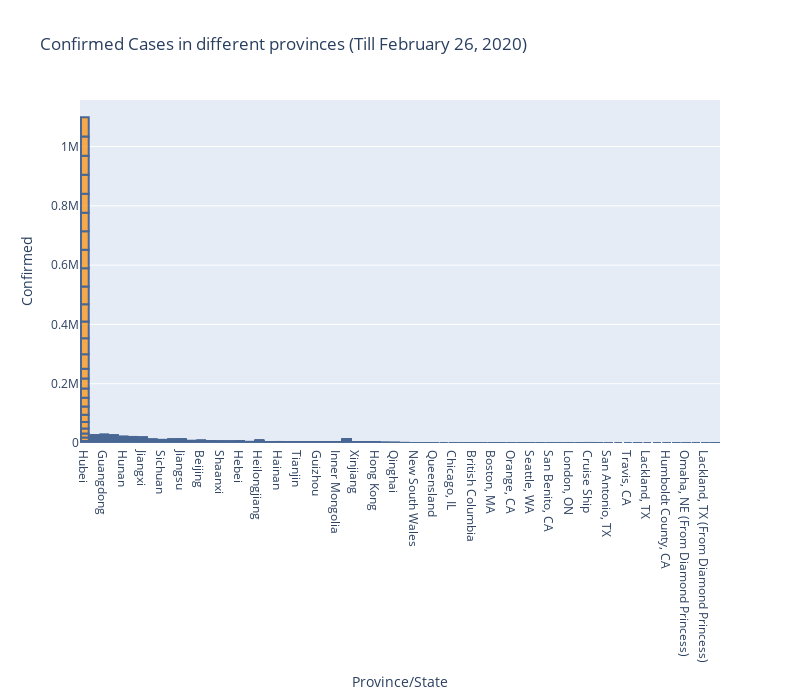

The notebook cell this image was saved under:
### Code cell
# Vizualizing the rise of cases from Feb 1st to Feb 26th
fig = go.Figure()
fig.add_trace(go.Bar(
                x=df["Province/State"],
                y=df["Confirmed"],
                marker_color='darkorange',
                marker_line_color='rgb(8,48,107)',
                marker_line_width=2, 
                opacity=0.7)
             )

fig.update_layout(
    title_text='Confirmed Cases in different provinces (Till February 26, 2020)',
    height=700, width=800, xaxis_title='Province/State', yaxis_title='Confirmed')

fig.show()

fig.add_trace(go.Bar(
                x=df["Province/State"],
                y=df["Deaths"],
                marker_color='darkorange',
                marker_line_color='rgb(8,48,107)',
                marker_line_width=2, 
                opacity=0.7)
             )

fig.update_layout(
    title_text='Death Cases in different provinces (Till February 26, 2020)',
    height=700, width=800, xaxis_title='Province/State', yaxis_title='Deaths')

fig.show(renderer="svg")

### Figure 1 — Plotly figure (JSON) as saved in the notebook; plotly's stock layout.template omitted (floating-point values rounded to 4 significant figures; data arrays with more than 128 entries replaced by an {"elided": "..."} marker saying what was removed)
{"data": [{"marker": {"color": "darkorange", "line": {"color": "rgb(8,48,107)", "width": 2}}, "opacity": 0.7, "type": "bar", "x": {"elided": "1898 str values"}, "y": {"elided": "1898 int values"}}], "layout": {"height": 700, "title": {"text": "Confirmed Cases in different provinces (Till February 26, 2020)"}, "width": 800, "xaxis": {"title": {"text": "Province/State"}}, "yaxis": {"title": {"text": "Confirmed"}}}}
